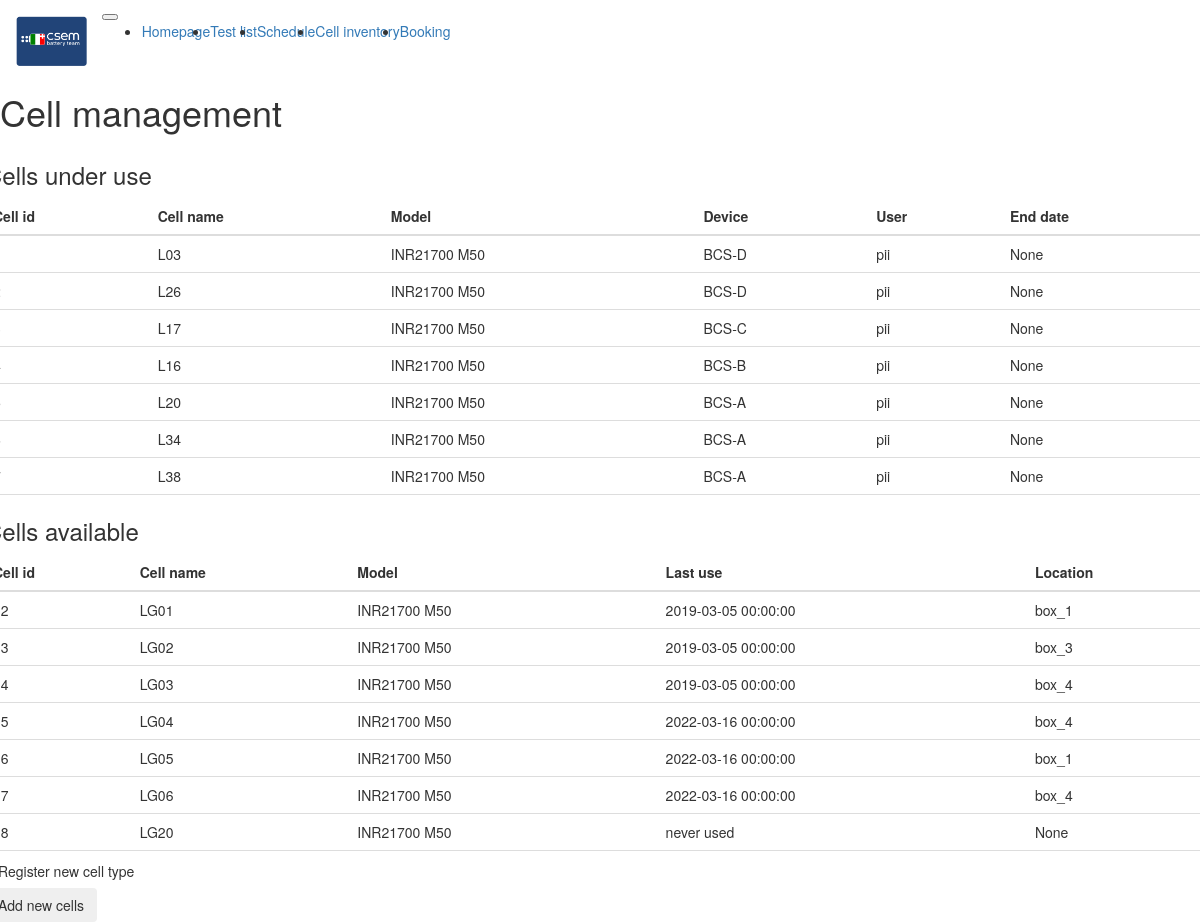
The app's page /cells with its own data.
### app/models.py (models this page shows, shortened)
class Cell(db.Model):
    __tablename__ = 'cell'
    id            = db.Column(db.Integer,primary_key=True)
    name          = db.Column(db.String(64),unique=True)
    model_id      = db.Column(db.Integer, db.ForeignKey('cell_type.id'))
    purchase_date = db.Column(db.DateTime(timezone=True))
    under_use     = db.Column(db.Boolean)
    location      = db.Column(db.Integer, db.ForeignKey('location.id'))
    single_test      = db.relationship('SingleTest', backref='single_test+_id',lazy='dynamic',foreign_keys="SingleTest.cell_id")

class Cell_type(db.Model):
    __tablename__      = 'cell_type'
    id                 = db.Column(db.Integer,primary_key=True)
    model              = db.Column(db.String(64),index=True,unique=True)
    maker              = db.Column(db.String(64))
    anode              = db.Column(db.String(64))
    cathode            = db.Column(db.String(64))
    package            = db.Column(db.String(64))
    capacity           = db.Column(db.Float)
    max_dc_current     = db.Column(db.Float)
    max_peak_current   = db.Column(db.Float)
    min_voltage        = db.Column(db.Float)
    max_voltage        = db.Column(db.Float)
    min_temperature    = db.Column(db.Float)
    max_temperature    = db.Column(db.Float)
    note               = db.Column(db.String(256))
    model_id           = db.relationship('Cell', backref='cell_type',lazy='dynamic',foreign_keys="Cell.model_id")

class Device(db.Model):
    __tablename__   = 'device'
    id              = db.Column(db.Integer,primary_key=True)
    name            = db.Column(db.String(64),index=True,unique=True)
    number_channels = db.Column(db.Integer)
    company         = db.Column(db.String(64))
    datasheet_link  = db.Column(db.String(64))
    details         = db.Column(db.String(64))
    type            = db.relationship("Device_type", secondary=device_type_identifier)
    channel_id      = db.relationship('Channel', backref='device_channel',lazy='dynamic',foreign_keys="Channel.device_id")

class User(db.Model):
    __tablename__  = 'user'
    id             =  db.Column(db.Integer,primary_key=True)
    username       = db.Column(db.String(64),index=True,unique=True)
    password_hash  = db.Column(db.String(64))
    test_id      = db.relationship('Test', backref='user',lazy='dynamic',foreign_keys="Test.user_id")

class Test(db.Model):
    __tablename__ = 'test'
    id            = db.Column(db.Integer,primary_key=True)
    name          = db.Column(db.String(64))
    description   = db.Column(db.String(512))
    start         = db.Column(db.DateTime(timezone=True))
    end           = db.Column(db.DateTime(timezone=True))
    temp          = db.Column(db.Float)
    active        = db.Column(db.Boolean)
    user_id       = db.Column(db.Integer, db.ForeignKey('user.id'))
    campaign_id   = db.Column(db.Integer, db.ForeignKey('campaign.id'))
    type_2        = db.Column(db.Integer, db.ForeignKey('test_type.id'))
    type_1        = db.Column(db.Integer, db.ForeignKey('test_type.id'))
    devices       = db.relationship("Device", secondary=device_enaged_identifier)
    singleTests   = db.relationship('SingleTest', backref='batch_list',lazy='dynamic',foreign_keys="SingleTest.test_id")

class Location(db.Model):
    __tablename__ = 'location'
    id            = db.Column(db.Integer,primary_key=True)
    name          = db.Column(db.String(64),unique=True)
    cellslocation_id= db.relationship('Cell', backref='celllocation',lazy='dynamic',foreign_keys="Cell.location")
    def __repr__(self):
        return '{}'.format(self.name)

### app/routes.py (the view)
@app.route('/cells', methods=['GET'])
def cells_get():
    cellTypes = [(type_.id, type_.maker+" "+type_.model) for type_ in Cell_type.query.all() ]
    forms = {'type':CellTypeForm(), 'unit':CellForm()}
    forms['unit'].model.choices = cellTypes
    locations = [(location.id, location.name) for location in Location.query.all()]
    forms['unit'].location.choices = locations
    cells =[]
    for cell in Cell.query.all():
        cell_ ={'id':cell.id, 'name':cell.name,
        'location': Location.query.filter_by(id = cell.location).first(),
        'type':Cell_type.query.filter_by(id=cell.model_id).first().model,
        'under_use':cell.under_use }
        single  = SingleTest.query.filter_by(cell_id=cell.id).order_by(SingleTest.id.desc()).first() #fifo by default -> order by id descending
        if single != None : # has been used before
            test    = Test.query.filter_by(id=single.test_id).first()
            channel = Channel.query.filter_by(id=single.channel_id).first()
            device  = Device.query.filter_by(id=channel.device_id).first()
            user    = User.query.filter_by(id=test.user_id).first()
            cell_['user']=user.username
            cell_['device']=device.name
            cell_['end'] = test.end
        else:
            cell_['end'] = "never used"
        cells.append(cell_)
    return render_template('cells_management.html',forms=forms, cells=cells)

### app/routes.py (called while the page is built)
@app.context_processor
def inject_enumerate():
    return dict(enumerate=enumerate)

@app.context_processor
def inject_str():
    return dict(str=str)

@app.context_processor
def inject_urlencode():
    return dict(urlencode=urlencode)

### app/templates/cells_management.html (shortened to what this page needs)
{% extends "base.html" %}
{% import "bootstrap/wtf.html" as wtf %}
{% block content %}
<div class="row container-fluid mt-3">
    <div class="col-10">
        <h1>Cell management</h1>
        <div class="row mt-5">
            <div class="col-12">
                <h3>Cells under use</h3>
                <div style = 'overflow-y:scroll;height:300px;'>
                <table id="usedCell" class="table table-hover">
                    <thead class="thead-light" >
                      <tr>
                        <th>Cell id</th>
                        <th>Cell name</th>
                        <th>Model</th>
                        <th>Device</th>
                        <th>User</th>
                        <th>End date</th>
                      </tr>
                    </thead>
                    <tbody >
                            {% for cell in cells %}
                            {% if cell.under_use == True %}
                            <tr class="clickable " onclick="window.location='/cell_details{{ cell.id }}'">
                            <td>{{ cell.id }}</td>
                            <td>{{ cell.name }}</td>
                            <td>{{ cell.type }}</td>
                            <td>{{ cell.device }}</td>
                            <td>{{ cell.user }}</td>
                            <td>{{ cell.end }}</td>
                            </tr>
                            {% endif %}
                            {% endfor %}
                    </tbody>
                  </table>
                </div>
            </div>
        </div>
        <div class="row mt-5">
            <div class="col-12">
                <h3>Cells available</h3>
            <div style = 'overflow-y:scroll;height:300px;'>
                <table id="freeCell" class="table table-hover">
                    <thead class="thead-light" >
                        <tr>
                        <th>Cell id</th>
                        <th>Cell name</th>
                        <th>Model</th>
                        <th>Last use</th>
                        <th>Location</th>
                      </tr>
                    </thead>
                    <tbody>
                        {% for cell in cells %}
                        {% if cell.under_use == False %}
                        <tr class="clickable " onclick="window.location='/cell_details{{ cell.id }}'">
                        <td>{{ cell.id }}</td>
                        <td>{{ cell.name }}</td>
                        <td>{{ cell.type }}</td>
                        <td>{{ cell.end }}</td>
                        <td>{{ cell.location }}</td>
                        </tr>
                        {% endif %}
                        {% endfor %}
                    </tbody>
                  </table>
            </div>
            </div>
        </div>
        <div class="row mt-5">
            <div class="col-3"><buton type="button" class="btn btn-secondary" data-toggle="modal" data-target="#modalNewType"> Register new cell type</button></div>
            <div class="col-3"><button type="button" class="btn btn-secondary" data-toggle="modal" data-target="#modalNewCell"> Add new cells</button></div>
        </div>
    </div>
</div>
{% endblock %}

### records on screen
Cell: name "L03"
Cell_type: type "INR21700 M50" "INR21700 M50" "INR21700 M50" "INR21700 M50" "INR21700 M50" "INR21700 M50" "INR21700 M50", type "INR21700 M50" "INR21700 M50" "INR21700 M50" "INR21700 M50" "INR21700 M50" "INR21700 M50" "INR21700 M50"
Device: device "BCS-D" "BCS-D"
User: user "pii" "pii" "pii" "pii" "pii" "pii" "pii"
Cell: name "L26"
Cell: name "L17"
Device: device "BCS-C"
Cell: name "L16"
Device: device "BCS-B"
Cell: name "L20"
Device: device "BCS-A" "BCS-A" "BCS-A"
Cell: name "L34"
Cell: name "L38"
Cell: name "LG01"
Test: end "2019-03-05 00:00:00" "2019-03-05 00:00:00" "2019-03-05 00:00:00"
Location: location "box_1" "box_1"
Cell: name "LG02"
Location: location "box_3"
Cell: name "LG03"
Location: location "box_4" "box_4" "box_4"
Cell: name "LG04"
Test: end "2022-03-16 00:00:00" "2022-03-16 00:00:00" "2022-03-16 00:00:00"
Cell: name "LG05"
Cell: name "LG06"
Cell: name "LG20"

### other values on screen
{{ cell.end }} "None" "None" "None" "None" "None" "None" "None"
{{ cell.end }} "never used"
{{ cell.location }} "None"
